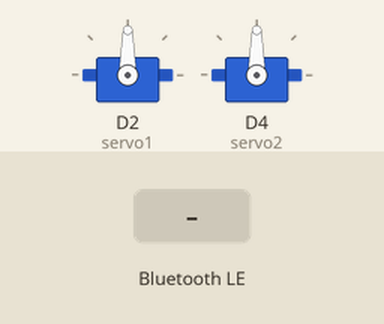
Recording of a sketch running on a simulated ESP8266 (NodeMCU). Parts: 2 × servo. Inputs (shaded band) come from the test bench. Nothing arrives over Bluetooth unless stated; a phone connects over Bluetooth LE 3 s after start; what the sketch prints to the serial monitor is not drawn.

Above: at 3.8 s.
3.9 s: Bluetooth LE write "1" received
At 5.0 s:
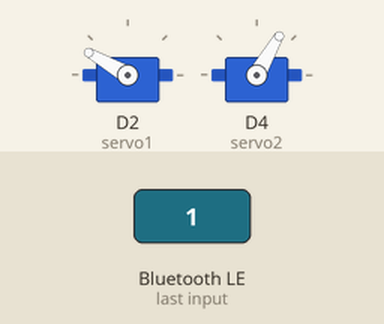
5.4 s: Bluetooth LE write "0" received
At 6.1 s:
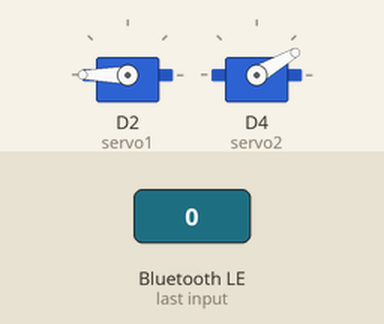
6.9 s: Bluetooth LE write "2" received
At 7.3 s:
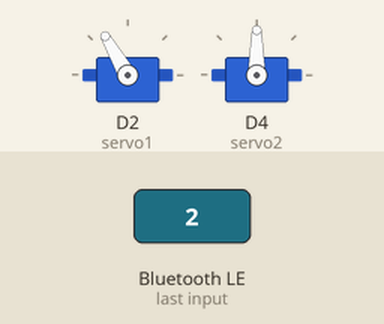
Timing chart, 0 to 9.9 s (numbered marks = the images above; inputs shaded):
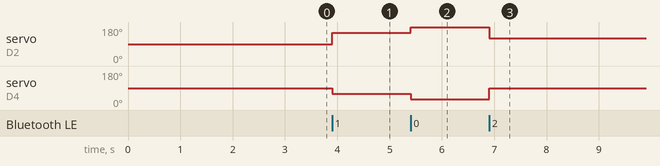

The sketch:

ArduinoBLE.ino
```cpp
#include <Servo.h>
#include <ArduinoBLE.h>

Servo servo1;
Servo servo2;
BLEService ledService("180A"); // BLE LED Service
int i;

// BLE LED Switch Characteristic - custom 128-bit UUID, read and writable by central
BLEByteCharacteristic switchCharacteristic("2A57", BLERead | BLEWrite);

void setup() {
  Serial.begin(9600);
//  while (!Serial);

  // set servo pin to output mode
  pinMode(LED_BUILTIN, OUTPUT);
  servo1.attach(D2);
  servo2.attach(D4);
  // begin initialization
  if (!BLE.begin()) {
    Serial.println("starting Bluetooth® Low Energy failed!");

    while (1);
  }

  // set advertised local name and service UUID:
  BLE.setLocalName("I DISTRUTTORI");
  BLE.setAdvertisedService(ledService);

  // add the characteristic to the service
  ledService.addCharacteristic(switchCharacteristic);

  // add service
  BLE.addService(ledService);

  // set the initial value for the characteristic:
  switchCharacteristic.writeValue(0);

  // start advertising
  BLE.advertise();

  Serial.println("BLE LED Peripheral");
}

void loop() {
  // listen for Bluetooth® Low Energy peripherals to connect:
  BLEDevice central = BLE.central();

  // if a central is connected to peripheral:
  if (central) {
    Serial.print("Connected to central: ");
    // print the central's MAC address:
    Serial.println(central.address());
    digitalWrite(LED_BUILTIN, HIGH);            // turn on the LED to indicate the connection

    // while the central is still connected to peripheral:
    while (central.connected()) {
      // if the remote device wrote to the characteristic,
      // use the value to control servo:
      if (switchCharacteristic.written()) {
        switch (switchCharacteristic.value()) {   // any value other than 0
          case 00:
            servo1.write(180);
            servo2.write(30);
            break;
          case 01:
            servo1.write(150);
            servo2.write(60);
            break;
          case 02:
            servo1.write(120);
            servo2.write(90);
            break;
          case 03:
            servo1.write(90);
            servo2.write(120);
            break;
          case 04:
            servo1.write(60);
            servo2.write(150);
            break;
          case 05:
            servo1.write(30);
            servo2.write(180);
            break;
        }
      }
    }

    // when the central disconnects, print it out:
    Serial.print(F("Disconnected from central: "));
    Serial.println(central.address());
    digitalWrite(LED_BUILTIN, LOW);         // when the central disconnects, turn off the LED
  }
}
```

Measured:
- after the input at 3.9 s, servo on D2 (servo1): 90° → 150° at once; servo on D4 (servo2): 90° → 60° at once
- after the input at 5.4 s, servo on D2 (servo1): 150° → 180° at once; servo on D4 (servo2): 60° → 30° at once
- after the input at 6.9 s, servo on D2 (servo1): 180° → 120° at once; servo on D4 (servo2): 30° → 90° at once
